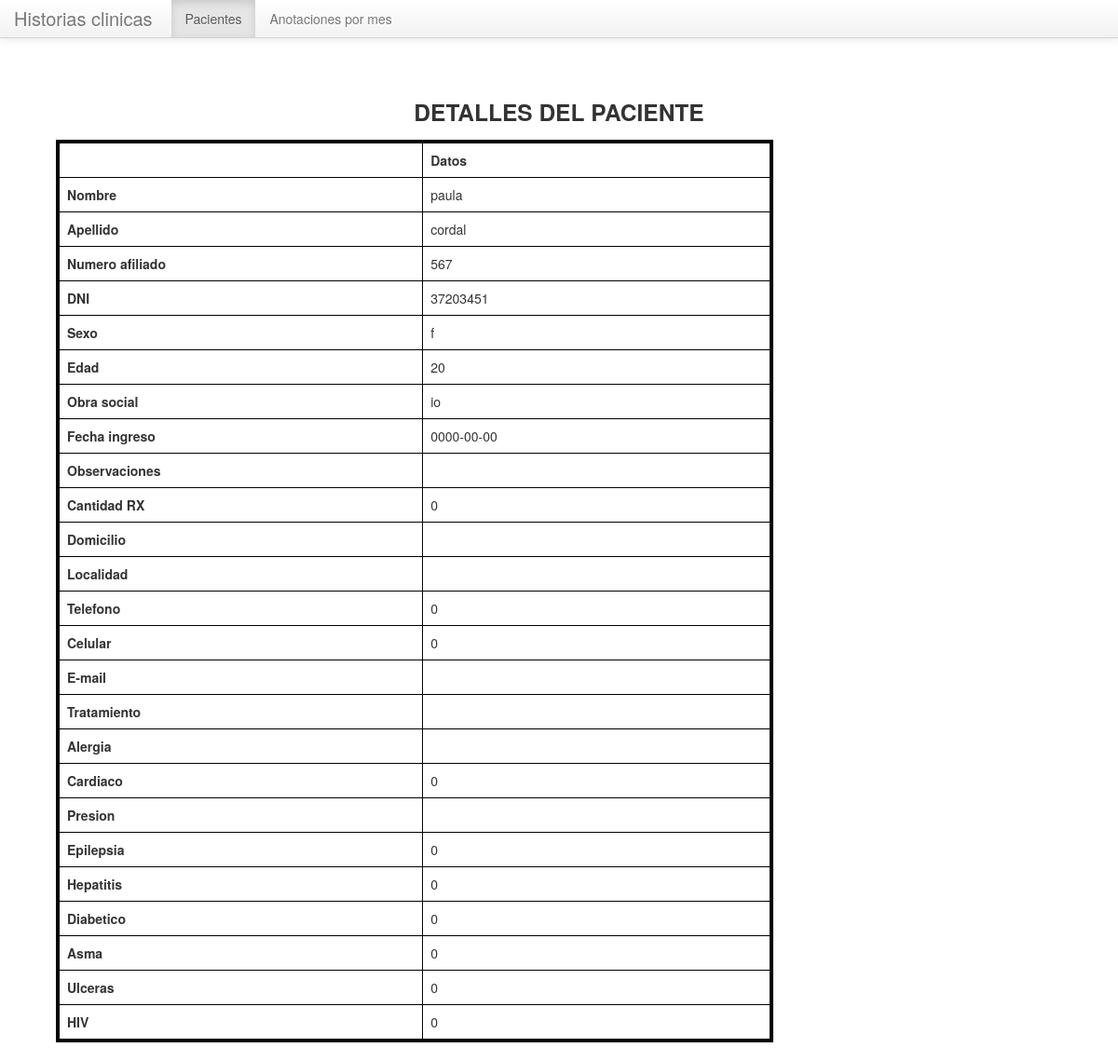
Page /paciente/verdetallepaciente.php?id=2 on the committed database.
### tables this page shows
CREATE TABLE IF NOT EXISTS `paciente` (
  `numeroAfiliado` int(30) NOT NULL,
  `nombre` varchar(255) NOT NULL,
  `apellido` varchar(255) NOT NULL,
  `dni` int(8) NOT NULL,
  `sexo` varchar(255) NOT NULL,
  `edad` int(11) NOT NULL,
  `obraSocial` varchar(255) NOT NULL,
  `fechaIngreso` date NOT NULL,
  `observaciones` text NOT NULL,
  `cantrx` int(50) NOT NULL,
  `dom` text NOT NULL,
  `localidad` varchar(255) NOT NULL,
  `telefono` int(11) NOT NULL,
  `celular` int(11) NOT NULL,
  `email` varchar(255) NOT NULL,
  `tratamiento` varchar(255) NOT NULL,
  `alergia` varchar(255) NOT NULL,
  `cardiaco` int(2) NOT NULL,
  `presion` varchar(10) NOT NULL,
  `epilepsia` varchar(2) NOT NULL,
  `hepatitis` varchar(2) NOT NULL,
  `diabetico` varchar(2) NOT NULL,
  `asma` varchar(2) NOT NULL,
  `ulceras` varchar(2) NOT NULL,
  `hiv` varchar(2) NOT NULL,
  `id` int(11) NOT NULL AUTO_INCREMENT,
  `eliminado` tinyint(1) NOT NULL,
  PRIMARY KEY (`id`)
);

### paciente/verdetallepaciente.php (the view, shortened to what this page needs)
<?php
$activo = "paciente";
?>
<!DOCTYPE html>
<html>
  <head>
        <link href="../css/bootstrap.min.css" rel="stylesheet" media="screen">
        <link href="../css/bootstrap-responsive.css" rel="stylesheet" media="screen">
   </head>
   <body>
   <div class="navbar navbar-fixed-top">
        <div class="navbar-inner">
           <div class="container">
            <a class="brand" href="/SistemaOdonto/index.php">Historias clinicas  </a>
            <ul class="nav">
                <li class="<?php echo ($activo == "paciente") ? 'active' : ''; ?>"><a href="/SistemaOdonto/paciente/busquedapaciente.php">Pacientes</a></li>
                <li class="<?php echo ($activo == "Anotaciones por mes") ? 'active' : ''; ?>"><a href="/SistemaOdonto/anotaciones/anotacionpormes.php">Anotaciones por mes</a></li>
            </ul>
           </div>
        </div>
   </div>
       <h3 align =" center">DETALLES DEL PACIENTE</h3>
       <div  class="span5">
        <div class="span8" >
            <table  align="center"border=4 bordercolor="000000" id="tabla" class="table  collapse  " >
                         <thead>
                             <tr>
                             <th id="centrado" class="span8"> </th>
                             <th id="centrado" class="span8">Datos</th>
                             </tr>
                         </thead>
                         <tbody>
                             <?php
                                $id = $_GET['id'];
                                $consulta = "SELECT *
                                             FROM paciente as pac
                                             WHERE id= $id";
                               $resultado= mysql_query($consulta);
                                while ($row = mysql_fetch_array($resultado) or die(mysql_error())){
                               ?>
                          <tr class=''>
                                 <td id="centrado"><b>Nombre</b></td>
                                 <td id="centrado"><?php echo $row['nombre'] ?></td>
                          </tr>
                          <tr class=''>
                                 <td align="right" ><b>Apellido</b></td>
                                 <td id="centrado"><?php echo $row['apellido'] ?></td>
                          </tr>
                          <tr class=''>
                                 <td id="centrado"><b>Numero afiliado</b></td>
                                 <td id="centrado"><?php echo $row['numeroAfiliado'] ?></td>
                          </tr>
                          <tr class=''>
                                 <td id="centrado"><b>DNI</b></td>
                                 <td id="centrado"><?php echo $row['dni'] ?></td>
                          </tr>
                          <tr class=''>
                                 <td id="centrado"><b>Sexo</b></td>
                                 <td id="centrado"><?php echo $row['sexo'] ?></td>
                          </tr>
                          <tr class=''>
                                 <td id="centrado"><b>Edad</b></td>
                                 <td id="centrado"><?php echo $row['edad'] ?></td>
                          </tr>
                          <tr class=''>
                                 <td id="centrado"><b>Obra social</b></td>
                                 <td id="centrado"><?php echo $row['obraSocial'] ?></td>
                          </tr>
                          <tr class=''>
                                 <td id="centrado"><b>Fecha ingreso</b></td>
                                 <td id="centrado"><?php echo $row['fechaIngreso'] ?></td>
                          </tr>
                          <tr class=''>
                                 <td id="centrado"><b>Observaciones</b></td>
                                 <td id="centrado"><?php echo $row['observaciones'] ?></td>
                          </tr>
                          <tr class=''>
                                 <td id="centrado"><b>Cantidad RX</b></td>
                                 <td id="centrado"><?php echo $row['cantrx'] ?></td>
                          </tr>
                          <tr class=''>
                                 <td id="centrado"><b>Domicilio</b></td>
                                 <td id="centrado"><?php echo $row['dom'] ?></td>
                          </tr>
                          <tr class=''>
                                 <td id="centrado"><b>Localidad</b></td>
                                 <td id="centrado"><?php echo $row['localidad'] ?></td>
                          </tr>
                          <tr class=''>
                                 <td id="centrado"><b>Telefono</b></td>
                                 <td id="centrado"><?php echo $row['telefono'] ?></td>
                          </tr>
                          <tr class=''>
                                 <td id="centrado"><b>Celular</b></td>
                                 <td id="centrado"><?php echo $row['celular'] ?></td>
                          </tr>
                          <tr class=''>
                                 <td id="centrado"><b>E-mail</b></td>
                                 <td id="centrado"><?php echo $row['email'] ?></td>
                          </tr>
                          <tr class=''>
                                 <td id="centrado"><b>Tratamiento</b></td>
                                 <td id="centrado"><?php echo $row['tratamiento'] ?></td>
                          </tr>
                           <tr class=''>
                                 <td id="centrado"><b>Alergia</b></td>
                                 <td id="centrado"><?php echo $row['alergia'] ?></td>
                          </tr>
                           <tr class=''>
                                 <td id="centrado"><b>Cardiaco</b></td>
                                 <td id="centrado"><?php echo $row['cardiaco'] ?></td>
                          </tr>
                           <tr class=''>
                                 <td id="centrado"><b>Presion</b></td>
                                 <td id="centrado"><?php echo $row['presion'] ?></td>
                          </tr>
                           <tr class=''>
                                 <td id="centrado"><b>Epilepsia</b></td>
                                 <td id="centrado"><?php echo $row['epilepsia'] ?></td>
                          </tr>
                           <tr class=''>
                                 <td id="centrado"><b>Hepatitis</b></td>
                                 <td id="centrado"><?php echo $row['hepatitis'] ?></td>
                          </tr>
                           <tr class=''>
                                 <td id="centrado"><b>Diabetico</b></td>
                                 <td id="centrado"><?php echo $row['diabetico'] ?></td>
                          </tr>
                           <tr class=''>
                                 <td id="centrado"><b>Asma</b></td>
                                 <td id="centrado"><?php echo $row['asma'] ?></td>
                          </tr>
                           <tr >
                                 <td id="centrado" ><b>Ulceras</b></td>
                                 <td id="centrado"><?php echo $row['ulceras'] ?></td>
                          </tr>
                           <tr class=''>
                                 <td id="centrado"><b>HIV</b></td>
                                 <td id="centrado"><?php echo $row['hiv'] ?></td>
                          </tr>
                          <?php }?>

### paciente/verdetallepaciente.php (style rules this page uses)
body { background:#FFFFFF; background-repeat: repeat; padding-top:90px; }

### rows in the picture
paciente: nombre "paula", apellido "cordal", numeroAfiliado "567", dni "37203451", sexo "f", edad "20", obraSocial "io", fechaIngreso "0000-00-00", cantrx "0", telefono "0", celular "0", cardiaco "0", epilepsia "0", hepatitis "0", diabetico "0", asma "0", ulceras "0", hiv "0"
